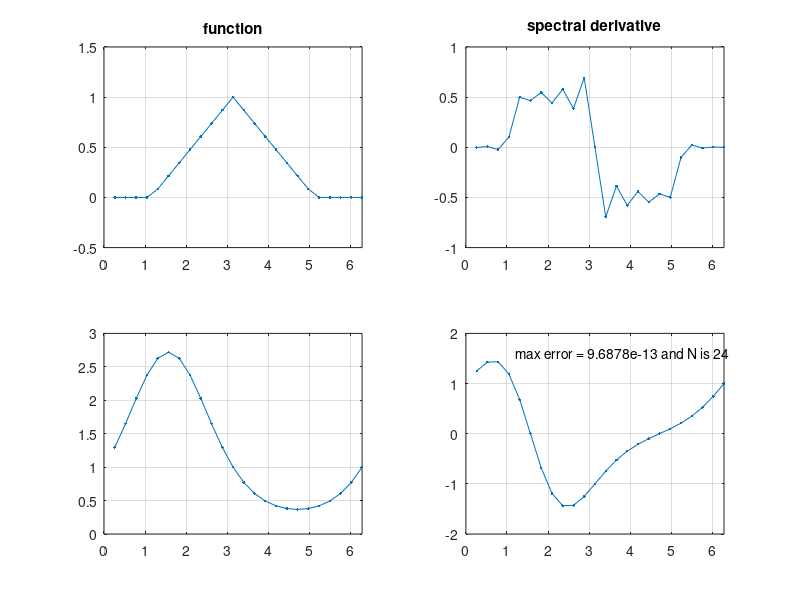
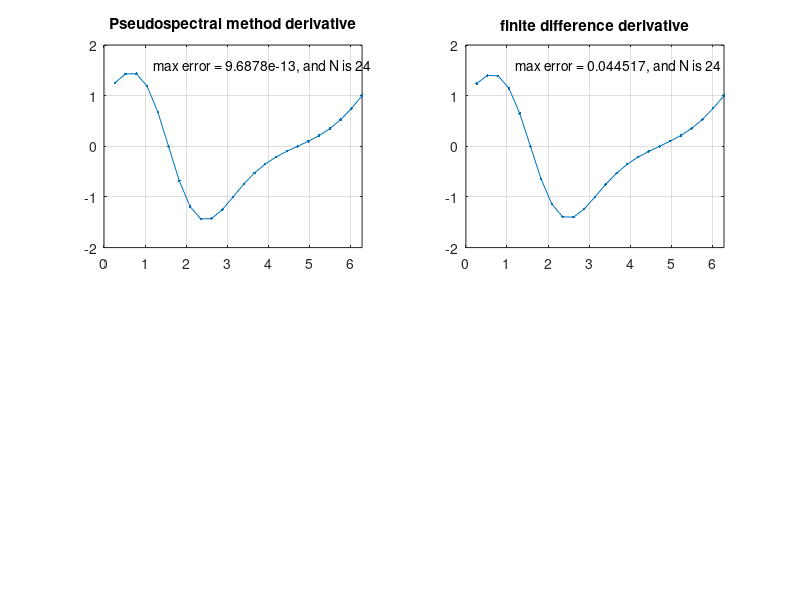

Recreate these plots in MATLAB, in order.
% smooth function vs rough function
% set up grid and differential matrix
N = 24;
h = 2*pi/N;
x = h*(1:N)';   %Periodic grid: excludes 0, includes 2*pi     

% Fourier 
col = zeros(N,1);
k = (1:N-1)';
col(2:N) = 0.5*(-1).^k .* cot(k*h/2); %this formula assumes even N
D = toeplitz(col, [col(1); col(N:-1:2)]);

%rough periodic function:
v = max(0, 1-abs(x-pi)/2);
clf
subplot(2,2,1), plot(x,v,'.-')
axis([0,2*pi,-0.5,1.5]), grid on, title('function')
subplot(2,2,2), plot(x,D*v,'.-')
axis([0,2*pi,-1,1]), grid on, title('spectral derivative')

%smooth periodic function"
v = exp(sin(x));
vprime = cos(x).*v;
subplot(2,2,3), plot(x,v,'.-')
axis([0,2*pi,0,3]), grid on
subplot(2,2,4), plot(x,D*v,'.-')
axis([0,2*pi,-2,2]), grid on


% Discrete infinity-norm error on the grid
err_spec = norm(D*v - vprime, inf);
subplot(2,2,4);
text(1.2, 1.6, ['max error = ' num2str(err_spec), ' and N is ' num2str(N)]);



%Pseudospectral derivative vs centered finite difference
% Use the same smooth periodic test function so that the comparison is fair.
figure
N2 = 24;
h2 = 2*pi/N2;
x2 = h2*(1:N2)';

col = zeros(N2,1);
k = (1:N2-1)';
col(2:N2) = 0.5*(-1).^k .* cot(k*h2/2); %this formula assumes even N
D2 = toeplitz(col, [col(1); col(N2:-1:2)]);

v2 = exp(sin(x2));
dv_exact = cos(x2) .* v2;

% Fourier pseudospectral derivative
dv_spec = D2 * v2;
err_spec2 = norm(dv_spec - dv_exact, inf);

subplot(2,2,1), plot(x,dv_spec,'.-')
axis([0,2*pi,-2,2]), grid on, title('Pseudospectral method derivative')
text(1.2, 1.6, ['max error = ' num2str(err_spec2), ', and N is ' num2str(N2)]);



M = 24;
h = 2*pi/M;
x = h*(1:M)';
v = exp(sin(x));
vprime = cos(x).*v;

% Second-order centered finite difference
vp_fd2 = (circshift(v,-1) - circshift(v,1)) / (2*h);
err2 = norm(vp_fd2 - vprime, inf);


subplot(2,2,2);plot(x,vp_fd2,'.-')
text(1.2, 1.6, ['max error = ' num2str(err2) ', and N is ' num2str(M)]);
axis([0,2*pi,-2,2]), grid on,title('finite difference derivative')
